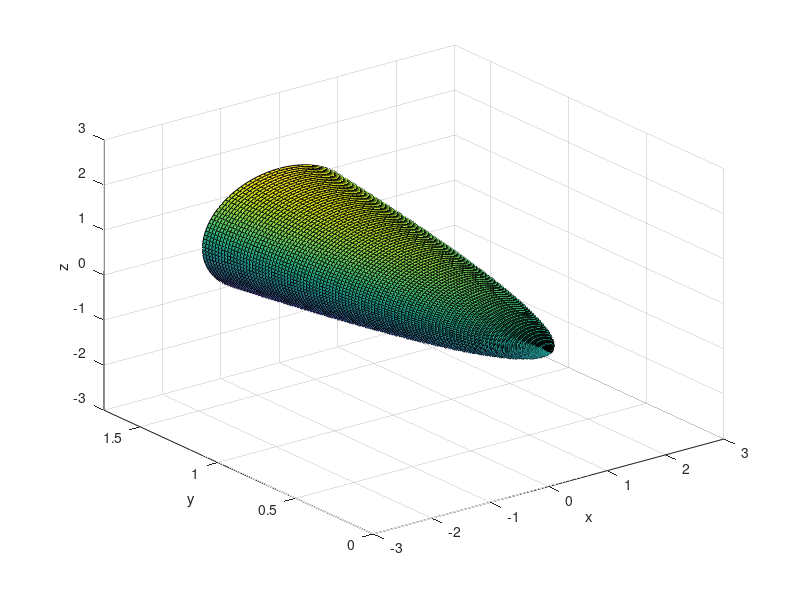

Here is the MATLAB script that generated this plot:
% Ex. 10.6-23: Elliptic Paraboloid
clear

y = linspace(0, sqrt(3));
u = linspace(0,2*pi);

[Y, U] = meshgrid(y, u);

R = Y.^0.5;
X = R .* cos(U);
Z = R .* sin(U);

surf(X, Y, Z);

xlabel('x')
ylabel('y')
zlabel('z')

xlim([-3 3])
ylim([0 sqrt(3)])
zlim([-3 3])